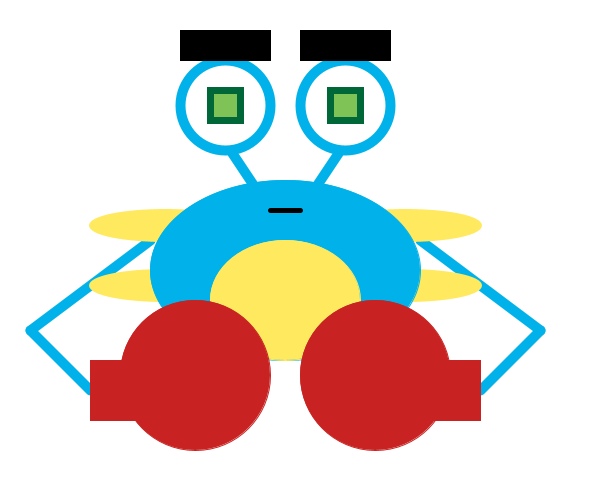
Frame 1 (no input)
Frame 60 (the mouse pressed at the canvas centre just before this capture): identical to frame 1, image omitted
Frame 120 (the mouse held since frame 60 and released just before this capture): identical to frame 1, image omitted

The Processing sketch that drew this single still picture (run headless with seeded random() and noise(); from frame 60 on, the mouse is pressed at the canvas centre):

// Processing sketch: processing_70628
// ── processing_70628.pde

void setup(){
  size(600,500);
}

void draw(){
  background(255);
  smooth(); 
  rectMode(CORNERS); 
  ellipseMode(CORNERS); 
  
  //draw arms
  strokeWeight(10); 
  stroke(0,178,233); 
  line(150,240,30,330);
  line(30,330,90,390);
  line(420,240,540,330);
  line(540,330,480,390);
  
  //draw eye holder stems
  strokeWeight(10);
  stroke(0,178,233);
  line(210,120,270,210);
  line(360,120,300,210);
  
  //draw frills
  strokeWeight(3);
  stroke(255,233,95);
  fill(255,233,95);
  ellipse(90,210,240,240); 
  ellipse(90,270,240,300);
  ellipse(330,210,480,240);
  ellipse(330,270,480,300);
  
  //draw eyes
  strokeWeight(10);
  stroke(0,178,233);
  fill(255,255,255);
  ellipse(180,60,270,150); 
  ellipse(300,60,390,150);
  
  //draw eyebrows
  strokeWeight(1);
  stroke(0,0,0); 
  fill(0,0,0);
  rect(180,30,270,60);
  rect(300,30,390,60);
  
  //draw body
  strokeWeight(1);
  stroke(0,178,233);
  fill(0,178,233);
  ellipse(150,180,420,360);
  
  //draw pupils
  strokeWeight(7);
  stroke(0,103,56);
  fill(127,195,87);
  rect(210,90,240,120);
  rect(330,90,360,120);
  
  //draw tummy
  strokeWeight(1);
  stroke(255,233,95);
  fill (255,233,95);
  ellipse(210,240,360,360); 
  
  //draw mouth
  strokeWeight(5);
  stroke(0,0,0);
  line(270,210,300,210);
  
  //draw punching bags
  strokeWeight(1);
  stroke(200,35,34);
  fill(200,35,34);
  rect(90,360,150,420);
  rect(420,360,480,420);
  ellipse(120,300,270,450);
  ellipse(300,300,450,450); 
  
/*
stroke(128);
int i;
for(i=0;i<1000;i+=30) {
  line(i,0,i,1000);
  line(0,i,1000,i);
}
*/

}
